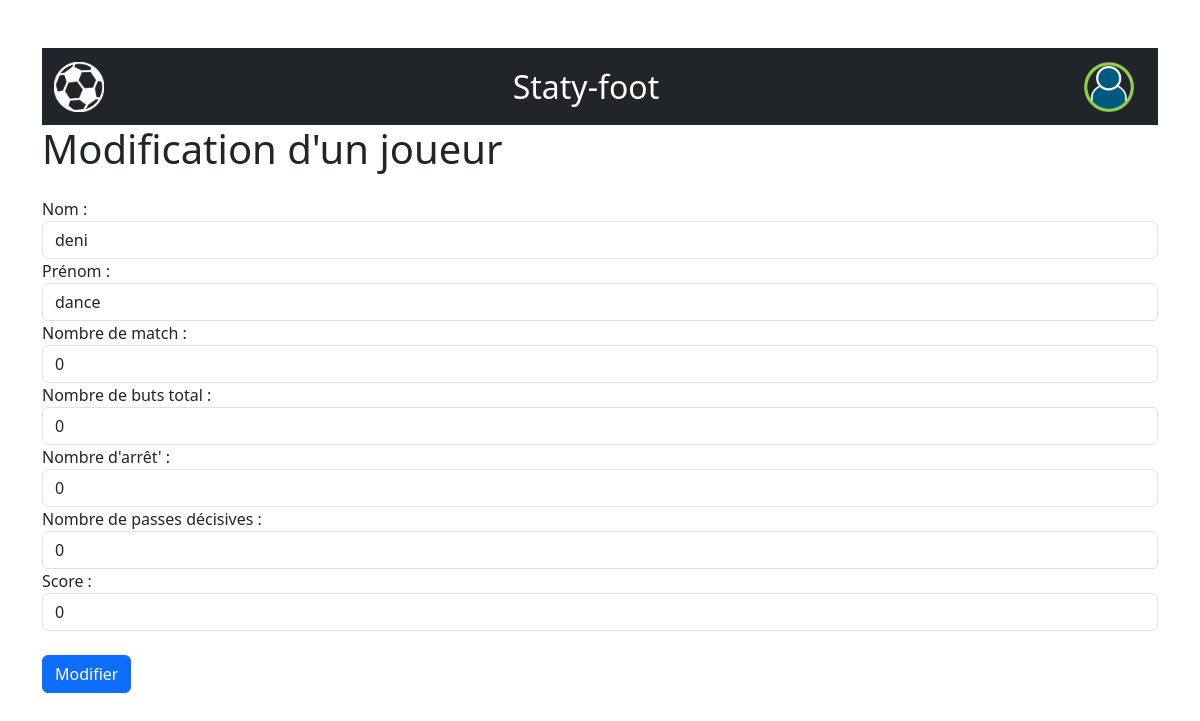
The app's page /php/pages/modif/modifJoueur.php?joueur_id=2, older data.
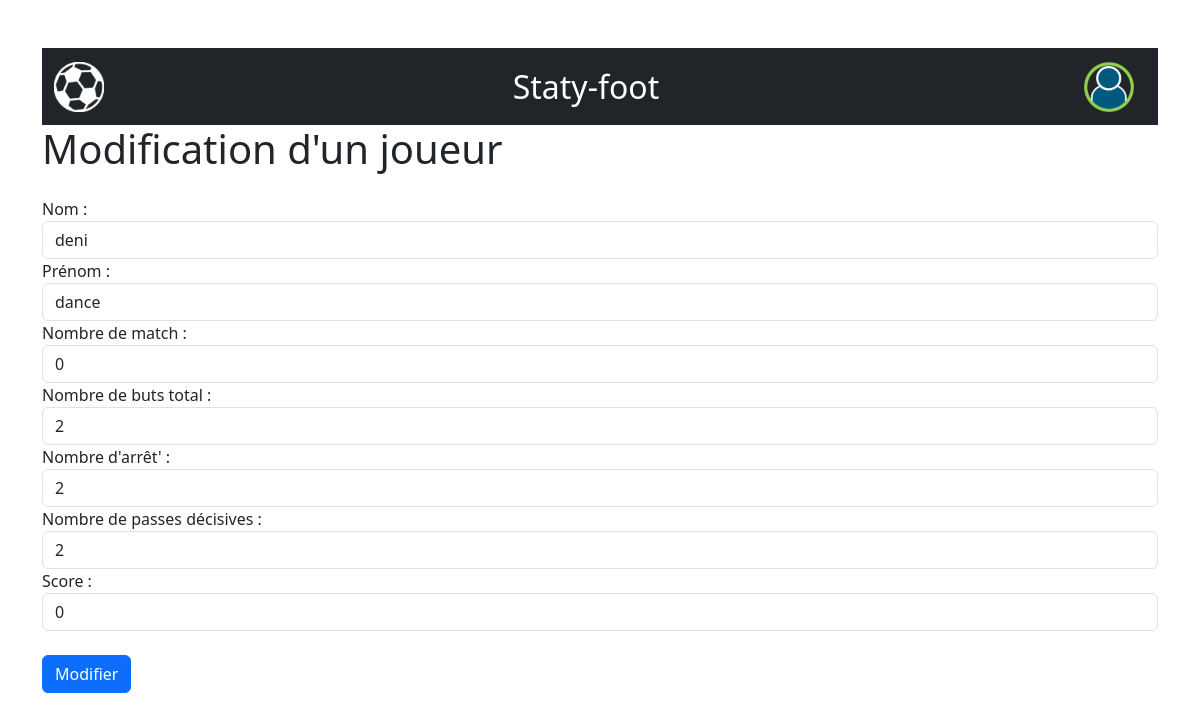
The same page, newer data.
### tables this page shows
CREATE TABLE `joueur` (
  `joueur_id` int NOT NULL,
  `user_id` int NOT NULL,
  `nom` varchar(50) DEFAULT NULL,
  `prenom` varchar(50) DEFAULT NULL,
  `nb_but` int NOT NULL DEFAULT '0',
  `nb_arret` int NOT NULL DEFAULT '0',
  `nb_passe_de` int NOT NULL DEFAULT '0'
);

### php/pages/modif/modifJoueur.php (called while the page is built, shortened)
<?php
require_once("php/template/inc_connexionBase.php");
$joueurId = $_REQUEST['joueur_id'];
$texteReq = "select * ";
$texteReq .= "from joueur ";
$texteReq .= "where joueur_id = :joueur_id ";
$requete = $cnx->prepare($texteReq);
$requete->bindParam(':joueur_id', $joueurId);
$requete->execute();
$joueur = $requete->fetchAll(PDO::FETCH_ASSOC)[0];
$texteReq = "select count(*) ";
$texteReq .= "from matchs ";
$texteReq .= "inner join joueur_equipe je on je.joueur_id = :id_joueur";
$requete = $cnx->prepare($texteReq);
$requete->bindParam(':id_joueur', $joueur[0]['joueur_id']);
$requete->execute();
$nbMatchJoueur = $requete->fetchAll(PDO::FETCH_ASSOC);
$score = 0;
include_once("php/view/modifJoueur.php");

### php/view/modifJoueur.php (the view, shortened to what this page needs)
<!DOCTYPE html>
<html lang="fr">
<head>
    <?php
    include_once("php/template/inc_head.php");
    ?>
</head>
<body>
<div class="container mt-5">
    <?php
    include_once("php/template/inc_header.php");
    ?>
    <h1 class="mb-4">Modification d'un joueur</h1>
    <form action="/modifierJoueur" method="post">
        <div class="form-group">
            <label for="nom">Nom :</label>
            <input required type="text" class="form-control" id="nom" name="nom" value="<?php echo $joueur['nom']?>">
        </div>
        <div class="form-group">
            <label for="prenom">Prénom :</label>
            <input required type="text" class="form-control" id="prenom" name="prenom" value="<?php echo $joueur['prenom']?>">
        </div>
        <div class="form-group">
            <label>Nombre de match :</label>
            <input readonly type="number" class="form-control" min="0" value="<?php echo $nbMatchJoueur[0]['count(*)']?>">
        </div>
        <div class="form-group">
            <label for="nb_buts">Nombre de buts total :</label>
            <input required type="number" class="form-control" id="nb_but" name="nb_but" min="0" value="<?php echo $joueur['nb_but']?>">
        </div>
        <div class="form-group">
            <label for="nb_arret">Nombre d'arrêt' :</label>
            <input required type="number" class="form-control" id="nb_arret" name="nb_arret" min="0" value="<?php echo $joueur['nb_arret']?>">
        </div>
        <div class="form-group">
            <label for="nb_passe_de">Nombre de passes décisives :</label>
            <input required type="number" class="form-control" id="nb_passe_de" name="nb_passe_de" min="0" value="<?php echo $joueur['nb_passe_de']?>">
        </div>
        <div class="form-group">
            <label>Score :</label>
            <input readonly type="number" class="form-control" min="0" value="<?php echo $score?>">
        </div>
        <button type="submit" class="btn btn-primary mt-4">Modifier</button>
    </form>
</div>
</body>
</html>

Row changes from the older to the newer data that the page shows:
changed joueur "deni": nb_but "0" → "2"; nb_arret "0" → "2"; nb_passe_de "0" → "2"
